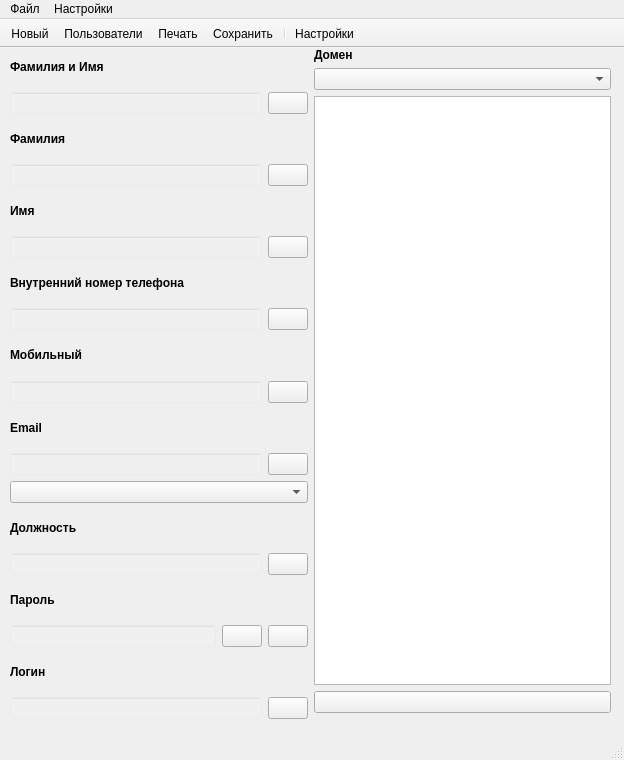
<?xml version="1.0" encoding="UTF-8"?>
<ui version="4.0">
 <class>MainWindow</class>
 <widget class="QMainWindow" name="MainWindow">
  <property name="geometry">
   <rect>
    <x>0</x>
    <y>0</y>
    <width>624</width>
    <height>760</height>
   </rect>
  </property>
  <property name="sizePolicy">
   <sizepolicy hsizetype="Preferred" vsizetype="Preferred">
    <horstretch>0</horstretch>
    <verstretch>0</verstretch>
   </sizepolicy>
  </property>
  <property name="minimumSize">
   <size>
    <width>624</width>
    <height>760</height>
   </size>
  </property>
  <property name="maximumSize">
   <size>
    <width>624</width>
    <height>760</height>
   </size>
  </property>
  <property name="windowTitle">
   <string>UserStone</string>
  </property>
  <property name="windowIcon">
   <iconset resource="../resources/resources.qrc">
    <normaloff>:/dark_theme/icons/dark_theme/user.svg</normaloff>:/dark_theme/icons/dark_theme/user.svg</iconset>
  </property>
  <property name="styleSheet">
   <string notr="true"/>
  </property>
  <widget class="QWidget" name="centralwidget">
   <widget class="QWidget" name="layoutWidget">
    <property name="geometry">
     <rect>
      <x>10</x>
      <y>0</y>
      <width>601</width>
      <height>671</height>
     </rect>
    </property>
    <layout class="QGridLayout" name="gridLayout">
     <item row="0" column="0" rowspan="3">
      <layout class="QVBoxLayout" name="verticalLayout">
       <item>
        <widget class="QLabel" name="label">
         <property name="font">
          <font>
           <bold>true</bold>
          </font>
         </property>
         <property name="styleSheet">
          <string notr="true"/>
         </property>
         <property name="text">
          <string>&lt;html&gt;&lt;head/&gt;&lt;body&gt;&lt;p&gt;&lt;span style=&quot; font-weight:700;&quot;&gt;Фамилия и Имя&lt;/span&gt;&lt;/p&gt;&lt;/body&gt;&lt;/html&gt;</string>
         </property>
         <property name="textFormat">
          <enum>Qt::TextFormat::AutoText</enum>
         </property>
        </widget>
       </item>
       <item>
        <layout class="QHBoxLayout" name="horizontalLayout_2">
         <item>
          <widget class="QLineEdit" name="lineEdit_1">
           <property name="autoFillBackground">
            <bool>false</bool>
           </property>
           <property name="styleSheet">
            <string notr="true">background-color: rgba(255,255,255,20);</string>
           </property>
          </widget>
         </item>
         <item>
          <widget class="QPushButton" name="pushButton_1">
           <property name="text">
            <string/>
           </property>
           <property name="icon">
            <iconset resource="../resources/resources.qrc">
             <normaloff>:/dark_theme/icons/dark_theme/copy.svg</normaloff>:/dark_theme/icons/dark_theme/copy.svg</iconset>
           </property>
           <property name="iconSize">
            <size>
             <width>16</width>
             <height>16</height>
            </size>
           </property>
           <property name="iconName" stdset="0">
            <string>copy</string>
           </property>
          </widget>
         </item>
        </layout>
       </item>
       <item>
        <widget class="QLabel" name="label_2">
         <property name="styleSheet">
          <string notr="true"/>
         </property>
         <property name="text">
          <string>&lt;html&gt;&lt;head/&gt;&lt;body&gt;&lt;p&gt;&lt;span style=&quot; font-weight:700;&quot;&gt;Фамилия&lt;/span&gt;&lt;/p&gt;&lt;/body&gt;&lt;/html&gt;</string>
         </property>
        </widget>
       </item>
       <item>
        <layout class="QHBoxLayout" name="horizontalLayout_3">
         <item>
          <widget class="QLineEdit" name="lineEdit_2">
           <property name="styleSheet">
            <string notr="true">background-color: rgba(255,255,255,20);</string>
           </property>
          </widget>
         </item>
         <item>
          <widget class="QPushButton" name="pushButton_2">
           <property name="text">
            <string/>
           </property>
           <property name="icon">
            <iconset resource="../resources/resources.qrc">
             <normaloff>:/dark_theme/icons/dark_theme/copy.svg</normaloff>:/dark_theme/icons/dark_theme/copy.svg</iconset>
           </property>
           <property name="iconName" stdset="0">
            <string>copy</string>
           </property>
          </widget>
         </item>
        </layout>
       </item>
       <item>
        <widget class="QLabel" name="label_3">
         <property name="styleSheet">
          <string notr="true"/>
         </property>
         <property name="text">
          <string>&lt;html&gt;&lt;head/&gt;&lt;body&gt;&lt;p&gt;&lt;span style=&quot; font-weight:700;&quot;&gt;Имя&lt;/span&gt;&lt;/p&gt;&lt;/body&gt;&lt;/html&gt;</string>
         </property>
        </widget>
       </item>
       <item>
        <layout class="QHBoxLayout" name="horizontalLayout_4">
         <item>
          <widget class="QLineEdit" name="lineEdit_3">
           <property name="styleSheet">
            <string notr="true">background-color: rgba(255,255,255,20);</string>
           </property>
          </widget>
         </item>
         <item>
          <widget class="QPushButton" name="pushButton_3">
           <property name="text">
            <string/>
           </property>
           <property name="icon">
            <iconset resource="../resources/resources.qrc">
             <normaloff>:/dark_theme/icons/dark_theme/copy.svg</normaloff>:/dark_theme/icons/dark_theme/copy.svg</iconset>
           </property>
           <property name="iconName" stdset="0">
            <string>copy</string>
           </property>
          </widget>
         </item>
        </layout>
       </item>
       <item>
        <widget class="QLabel" name="label_4">
         <property name="styleSheet">
          <string notr="true"/>
         </property>
         <property name="text">
          <string>&lt;html&gt;&lt;head/&gt;&lt;body&gt;&lt;p&gt;&lt;span style=&quot; font-weight:700;&quot;&gt;Внутренний номер телефона&lt;/span&gt;&lt;/p&gt;&lt;/body&gt;&lt;/html&gt;</string>
         </property>
        </widget>
       </item>
       <item>
        <layout class="QHBoxLayout" name="horizontalLayout_5">
         <item>
          <widget class="QLineEdit" name="lineEdit_4">
           <property name="styleSheet">
            <string notr="true">background-color: rgba(255,255,255,20);</string>
           </property>
          </widget>
         </item>
         <item>
          <widget class="QPushButton" name="pushButton_4">
           <property name="text">
            <string/>
           </property>
           <property name="icon">
            <iconset resource="../resources/resources.qrc">
             <normaloff>:/dark_theme/icons/dark_theme/copy.svg</normaloff>:/dark_theme/icons/dark_theme/copy.svg</iconset>
           </property>
           <property name="iconName" stdset="0">
            <string>copy</string>
           </property>
          </widget>
         </item>
        </layout>
       </item>
       <item>
        <widget class="QLabel" name="label_5">
         <property name="styleSheet">
          <string notr="true"/>
         </property>
         <property name="text">
          <string>&lt;html&gt;&lt;head/&gt;&lt;body&gt;&lt;p&gt;&lt;span style=&quot; font-weight:700;&quot;&gt;Мобильный&lt;/span&gt;&lt;/p&gt;&lt;/body&gt;&lt;/html&gt;</string>
         </property>
        </widget>
       </item>
       <item>
        <layout class="QHBoxLayout" name="horizontalLayout_6">
         <item>
          <widget class="QLineEdit" name="lineEdit_5">
           <property name="styleSheet">
            <string notr="true">background-color: rgba(255,255,255,20);</string>
           </property>
          </widget>
         </item>
         <item>
          <widget class="QPushButton" name="pushButton_5">
           <property name="text">
            <string/>
           </property>
           <property name="icon">
            <iconset resource="../resources/resources.qrc">
             <normaloff>:/dark_theme/icons/dark_theme/copy.svg</normaloff>:/dark_theme/icons/dark_theme/copy.svg</iconset>
           </property>
           <property name="iconName" stdset="0">
            <string>copy</string>
           </property>
          </widget>
         </item>
        </layout>
       </item>
       <item>
        <widget class="QLabel" name="label_6">
         <property name="styleSheet">
          <string notr="true"/>
         </property>
         <property name="text">
          <string>&lt;html&gt;&lt;head/&gt;&lt;body&gt;&lt;p&gt;&lt;span style=&quot; font-weight:700;&quot;&gt;Email&lt;/span&gt;&lt;/p&gt;&lt;/body&gt;&lt;/html&gt;</string>
         </property>
        </widget>
       </item>
       <item>
        <layout class="QHBoxLayout" name="horizontalLayout_7">
         <item>
          <widget class="QLineEdit" name="lineEdit_6">
           <property name="styleSheet">
            <string notr="true">background-color: rgba(255,255,255,20);</string>
           </property>
          </widget>
         </item>
         <item>
          <widget class="QPushButton" name="pushButton_6">
           <property name="text">
            <string/>
           </property>
           <property name="icon">
            <iconset resource="../resources/resources.qrc">
             <normaloff>:/dark_theme/icons/dark_theme/copy.svg</normaloff>:/dark_theme/icons/dark_theme/copy.svg</iconset>
           </property>
           <property name="iconName" stdset="0">
            <string>copy</string>
           </property>
          </widget>
         </item>
        </layout>
       </item>
       <item>
        <widget class="QComboBox" name="comboBox">
         <property name="currentText">
          <string/>
         </property>
         <item>
          <property name="text">
           <string/>
          </property>
         </item>
        </widget>
       </item>
       <item>
        <widget class="QLabel" name="label_7">
         <property name="styleSheet">
          <string notr="true"/>
         </property>
         <property name="text">
          <string>&lt;html&gt;&lt;head/&gt;&lt;body&gt;&lt;p&gt;&lt;span style=&quot; font-weight:700;&quot;&gt;Должность&lt;/span&gt;&lt;/p&gt;&lt;/body&gt;&lt;/html&gt;</string>
         </property>
        </widget>
       </item>
       <item>
        <layout class="QHBoxLayout" name="horizontalLayout_8">
         <item>
          <widget class="QLineEdit" name="lineEdit_7">
           <property name="styleSheet">
            <string notr="true">background-color: rgba(255,255,255,20);</string>
           </property>
          </widget>
         </item>
         <item>
          <widget class="QPushButton" name="pushButton_7">
           <property name="text">
            <string/>
           </property>
           <property name="icon">
            <iconset resource="../resources/resources.qrc">
             <normaloff>:/dark_theme/icons/dark_theme/copy.svg</normaloff>:/dark_theme/icons/dark_theme/copy.svg</iconset>
           </property>
           <property name="iconName" stdset="0">
            <string>copy</string>
           </property>
          </widget>
         </item>
        </layout>
       </item>
       <item>
        <widget class="QLabel" name="label_8">
         <property name="styleSheet">
          <string notr="true"/>
         </property>
         <property name="text">
          <string>&lt;html&gt;&lt;head/&gt;&lt;body&gt;&lt;p&gt;&lt;span style=&quot; font-weight:700;&quot;&gt;Пароль&lt;/span&gt;&lt;/p&gt;&lt;/body&gt;&lt;/html&gt;</string>
         </property>
        </widget>
       </item>
       <item>
        <layout class="QHBoxLayout" name="horizontalLayout">
         <item>
          <widget class="QLineEdit" name="lineEdit_8">
           <property name="styleSheet">
            <string notr="true">background-color: rgba(255,255,255,20);</string>
           </property>
          </widget>
         </item>
         <item>
          <widget class="QPushButton" name="pushButton">
           <property name="text">
            <string/>
           </property>
           <property name="icon">
            <iconset resource="../resources/resources.qrc">
             <normaloff>:/dark_theme/icons/dark_theme/reset.svg</normaloff>:/dark_theme/icons/dark_theme/reset.svg</iconset>
           </property>
           <property name="iconName" stdset="0">
            <string>reset</string>
           </property>
          </widget>
         </item>
         <item>
          <widget class="QPushButton" name="pushButton_8">
           <property name="text">
            <string/>
           </property>
           <property name="icon">
            <iconset resource="../resources/resources.qrc">
             <normaloff>:/dark_theme/icons/dark_theme/copy.svg</normaloff>:/dark_theme/icons/dark_theme/copy.svg</iconset>
           </property>
           <property name="iconName" stdset="0">
            <string>copy</string>
           </property>
          </widget>
         </item>
        </layout>
       </item>
       <item>
        <widget class="QLabel" name="label_9">
         <property name="styleSheet">
          <string notr="true"/>
         </property>
         <property name="text">
          <string>&lt;html&gt;&lt;head/&gt;&lt;body&gt;&lt;p&gt;&lt;span style=&quot; font-weight:700;&quot;&gt;Логин&lt;/span&gt;&lt;/p&gt;&lt;/body&gt;&lt;/html&gt;</string>
         </property>
        </widget>
       </item>
       <item>
        <layout class="QHBoxLayout" name="horizontalLayout_9">
         <item>
          <widget class="QLineEdit" name="lineEdit_9">
           <property name="styleSheet">
            <string notr="true">background-color: rgba(255,255,255,20);</string>
           </property>
           <property name="text">
            <string/>
           </property>
          </widget>
         </item>
         <item>
          <widget class="QPushButton" name="pushButton_9">
           <property name="text">
            <string/>
           </property>
           <property name="icon">
            <iconset resource="../resources/resources.qrc">
             <normaloff>:/dark_theme/icons/dark_theme/copy.svg</normaloff>:/dark_theme/icons/dark_theme/copy.svg</iconset>
           </property>
           <property name="iconName" stdset="0">
            <string>copy</string>
           </property>
          </widget>
         </item>
        </layout>
       </item>
      </layout>
     </item>
     <item row="0" column="1">
      <layout class="QVBoxLayout" name="verticalLayout_2">
       <item>
        <widget class="QLabel" name="label_10">
         <property name="font">
          <font>
           <bold>true</bold>
          </font>
         </property>
         <property name="text">
          <string>Домен</string>
         </property>
        </widget>
       </item>
       <item>
        <widget class="QComboBox" name="comboBox_2">
         <item>
          <property name="text">
           <string/>
          </property>
         </item>
        </widget>
       </item>
       <item>
        <widget class="QTextEdit" name="textEdit_2"/>
       </item>
       <item>
        <widget class="QPushButton" name="pushButton_12">
         <property name="text">
          <string/>
         </property>
         <property name="icon">
          <iconset resource="../resources/resources.qrc">
           <normaloff>:/dark_theme/icons/dark_theme/copy.svg</normaloff>:/dark_theme/icons/dark_theme/copy.svg</iconset>
         </property>
         <property name="iconSize">
          <size>
           <width>16</width>
           <height>16</height>
          </size>
         </property>
         <property name="iconName" stdset="0">
          <string>copy</string>
         </property>
        </widget>
       </item>
      </layout>
     </item>
     <item row="1" column="1">
      <layout class="QHBoxLayout" name="horizontalLayout_10"/>
     </item>
    </layout>
   </widget>
  </widget>
  <widget class="QStatusBar" name="statusBar">
   <property name="font">
    <font>
     <bold>true</bold>
    </font>
   </property>
  </widget>
  <widget class="QMenuBar" name="menuBar">
   <property name="geometry">
    <rect>
     <x>0</x>
     <y>0</y>
     <width>624</width>
     <height>30</height>
    </rect>
   </property>
   <widget class="QMenu" name="menu">
    <property name="title">
     <string>Файл</string>
    </property>
    <addaction name="action"/>
    <addaction name="action_5"/>
    <addaction name="action_2"/>
    <addaction name="action_3"/>
   </widget>
   <widget class="QMenu" name="menu_2">
    <property name="title">
     <string>Настройки</string>
    </property>
    <addaction name="action_4"/>
   </widget>
   <addaction name="menu"/>
   <addaction name="menu_2"/>
  </widget>
  <widget class="QToolBar" name="toolBar">
   <property name="windowTitle">
    <string>toolBar</string>
   </property>
   <property name="movable">
    <bool>false</bool>
   </property>
   <property name="allowedAreas">
    <set>Qt::ToolBarArea::AllToolBarAreas</set>
   </property>
   <attribute name="toolBarArea">
    <enum>TopToolBarArea</enum>
   </attribute>
   <attribute name="toolBarBreak">
    <bool>false</bool>
   </attribute>
   <addaction name="action"/>
   <addaction name="action_5"/>
   <addaction name="action_2"/>
   <addaction name="action_3"/>
   <addaction name="separator"/>
   <addaction name="action_4"/>
  </widget>
  <action name="action">
   <property name="icon">
    <iconset resource="../resources/resources.qrc">
     <normaloff>:/dark_theme/icons/dark_theme/new_user.svg</normaloff>:/dark_theme/icons/dark_theme/new_user.svg</iconset>
   </property>
   <property name="text">
    <string>Новый...</string>
   </property>
   <property name="iconName" stdset="0">
    <string>new_user</string>
   </property>
  </action>
  <action name="action_2">
   <property name="icon">
    <iconset resource="../resources/resources.qrc">
     <normaloff>:/dark_theme/icons/dark_theme/print.svg</normaloff>:/dark_theme/icons/dark_theme/print.svg</iconset>
   </property>
   <property name="text">
    <string>Печать...</string>
   </property>
   <property name="iconName" stdset="0">
    <string>print</string>
   </property>
  </action>
  <action name="action_3">
   <property name="icon">
    <iconset resource="../resources/resources.qrc">
     <normaloff>:/dark_theme/icons/dark_theme/save.svg</normaloff>:/dark_theme/icons/dark_theme/save.svg</iconset>
   </property>
   <property name="text">
    <string>Сохранить</string>
   </property>
   <property name="iconName" stdset="0">
    <string>save</string>
   </property>
  </action>
  <action name="action_4">
   <property name="icon">
    <iconset resource="../resources/resources.qrc">
     <normaloff>:/dark_theme/icons/dark_theme/settings.svg</normaloff>:/dark_theme/icons/dark_theme/settings.svg</iconset>
   </property>
   <property name="text">
    <string>Настройки...</string>
   </property>
   <property name="iconName" stdset="0">
    <string>settings</string>
   </property>
  </action>
  <action name="action_5">
   <property name="enabled">
    <bool>true</bool>
   </property>
   <property name="icon">
    <iconset resource="../resources/resources.qrc">
     <normaloff>:/dark_theme/icons/dark_theme/users.svg</normaloff>:/dark_theme/icons/dark_theme/users.svg</iconset>
   </property>
   <property name="text">
    <string>Пользователи</string>
   </property>
   <property name="iconName" stdset="0">
    <string>users</string>
   </property>
  </action>
  <action name="action12345">
   <property name="text">
    <string>12345</string>
   </property>
  </action>
 </widget>
 <resources>
  <include location="../resources/resources.qrc"/>
 </resources>
 <connections/>
</ui>
